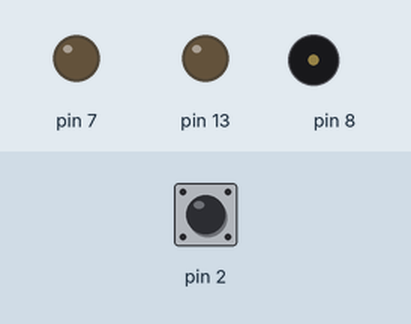
This sketch was run on a simulated Arduino Uno, built with avr-gcc and run on an emulated ATmega328P. Parts: output pins drawn as LEDs (lit = HIGH), buzzer (waves = sounding). Inputs (shaded band) come from the test bench; at power-on: pin 2 HIGH. What the sketch prints to the serial monitor is not drawn.

Above: at 1.2 s.
1.3 s: pin 2 pulled LOW for 0.15 s
At 1.38 s:
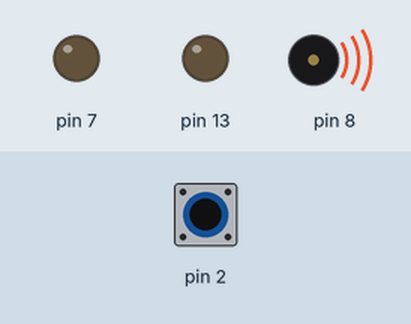
2.9 s: pin 2 pulled LOW for 3.2 s
At 6.4 s:
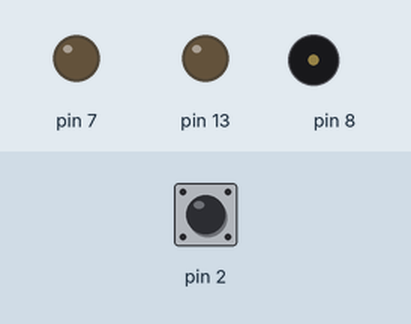
Timing chart, 0 to 7.9 s (numbered marks = the images above; inputs shaded):
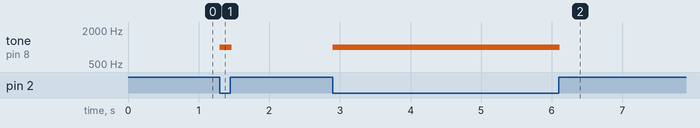

Measured:
- after the input at 1.3 s, tone on pin 8: silent → 1000 Hz at once, → silent 0.17 s later
- after the input at 2.9 s, tone on pin 8: silent → 1000 Hz at once, → silent 3.2 s later

The sketch:

MorseCodeArduino.ino
```cpp
#include "melody.h"

const String APP_NAME = "Morse Code ";
const long BAUDRATE = 0x2580;
const int LED7 = 0x7;
const int LED13 = 0xD;
const int TONE = NOTE_C5;
const int PUSH_BUTTON = 0x2;
const int PIEZO = 0x8;
const int PIEZO_FREQ = 0x3E8;
const int PIEZO_DELAY = 0x10;

int BUTTON_STATE = 0x0;

void setup()
{
  /* Initiate Serial */
  Serial.begin(BAUDRATE);

  /* Display Message */
  log(APP_NAME + "Initiated");

  /* LED declaration */
  pinMode(LED7, OUTPUT);
  pinMode(LED13, OUTPUT);

  /* Initiate Push Button */
  pinMode(PUSH_BUTTON, INPUT_PULLUP);
}

void LEDToggle(int LED, bool isOn)
{
  if (isOn) digitalWrite(LED, HIGH);

  digitalWrite(LED, LOW);
}

void beep()
{
  BUTTON_STATE = digitalRead(PUSH_BUTTON);

  if (BUTTON_STATE != HIGH)
  {
    // log(".");
    playTone(getTempo());

    /* TODO add MORE FEATURE !*/
    // translate("B");
  }
}

void loop()
{
  beep();
}

void log(String message)
{
  Serial.print(message + "\n");
}

long getTempo()
{
  return TONE * 0x9 / 2;
}

void playTone(int duration)
{
  tone(PIEZO, PIEZO_FREQ, PIEZO_DELAY);
  delayMicroseconds(TONE);
}

void beepOnce()
{
  tone(PIEZO, PIEZO_FREQ, 0x64);
  delayMicroseconds(TONE);
}

void longBeep()
{
  tone(PIEZO, PIEZO_FREQ, 0x1F4);
  delayMicroseconds(TONE);
}

void translate(String letter)
{
  if (letter == "A")
  {
      beepOnce();
      delay(0xFF);
      longBeep();
      delay(0x64);

      log(".__");
  }
  else if (letter == "B")
  {
      longBeep();
      delayMicroseconds(0x64 * 0x2);

      for (int i = 0x1; i < 3; i++)
      {
          beepOnce();
         delayMicroseconds(0x64);
      }

      log("__...");
  }
  else
  {
    log("unknown");
  }
}
```

melody.h
```cpp
#define NOTE_B0  0x1F
#define NOTE_C1  0x21
#define NOTE_CS1 0x23
#define NOTE_D1  0x25
#define NOTE_DS1 0x27
#define NOTE_E1  0x29
#define NOTE_F1  0x2c
#define NOTE_FS1 0x2e
#define NOTE_G1  0x31
#define NOTE_GS1 0x34
#define NOTE_A1  0x37
#define NOTE_AS1 0x3a
#define NOTE_B1  0x3e
#define NOTE_C2  0x41
#define NOTE_CS2 0x45
#define NOTE_D2  0x49
#define NOTE_DS2 0x4e
#define NOTE_E2  0x52
#define NOTE_F2  0x57
#define NOTE_FS2 0x5d
#define NOTE_G2  0x62
#define NOTE_GS2 0x68
#define NOTE_A2  0x6e
#define NOTE_AS2 0x75
#define NOTE_B2  0x7b
#define NOTE_C3  0x83
#define NOTE_CS3 0x8b
#define NOTE_D3  0x93
#define NOTE_DS3 0x9c
#define NOTE_E3  0xa5
#define NOTE_F3  0xaf
#define NOTE_FS3 0xb9
#define NOTE_G3  0xc4
#define NOTE_GS3 0xd0
#define NOTE_A3  0xdc
#define NOTE_AS3 0xe9
#define NOTE_B3  0xf7
#define NOTE_C4  0x106
#define NOTE_CS4 0x115
#define NOTE_D4  294
#define NOTE_DS4 0x137
#define NOTE_E4  0x14a
#define NOTE_F4  0x15d
#define NOTE_FS4 0x172
#define NOTE_G4  0x188
#define NOTE_GS4 0x19f
#define NOTE_A4  0x1b8
#define NOTE_AS4 0x1be
#define NOTE_B4  0x1ee
#define NOTE_C5  0x20a
#define NOTE_CS5 0x22a
#define NOTE_D5  0x24b
#define NOTE_DS5 0x26e
#define NOTE_E5  0x293
#define NOTE_F5  0x2ba
#define NOTE_FS5 0x2e4
#define NOTE_G5  0x310
#define NOTE_GS5 0x33f
#define NOTE_A5  0x370
#define NOTE_AS5 0x3a4
#define NOTE_B5  0x3dc
#define NOTE_C6  0x417
#define NOTE_CS6 0x455
#define NOTE_D6  0x497
#define NOTE_DS6 0x4dd
#define NOTE_E6  0x527
#define NOTE_F6  0x563
#define NOTE_FS6 0x5c8
#define NOTE_G6  0x620
#define NOTE_GS6 0x67d
#define NOTE_A6  0x6e0
#define NOTE_AS6 0x749
#define NOTE_B6  0x7b8
#define NOTE_C7  0x82d
#define NOTE_CS7 0x8a9
#define NOTE_D7  0x92d
#define NOTE_DS7 0x9b9
#define NOTE_E7  0xa4d
#define NOTE_F7  0xaea
#define NOTE_FS7 0xb9
#define NOTE_G7  0xc40
#define NOTE_GS7 0xcfa
#define NOTE_A7  0xdc0
#define NOTE_AS7 0xe91
#define NOTE_B7  0xf6f
#define NOTE_C8  0x105a
#define NOTE_CS8 0x1153
#define NOTE_D8  0x125b
#define NOTE_DS8 0x1372
```
